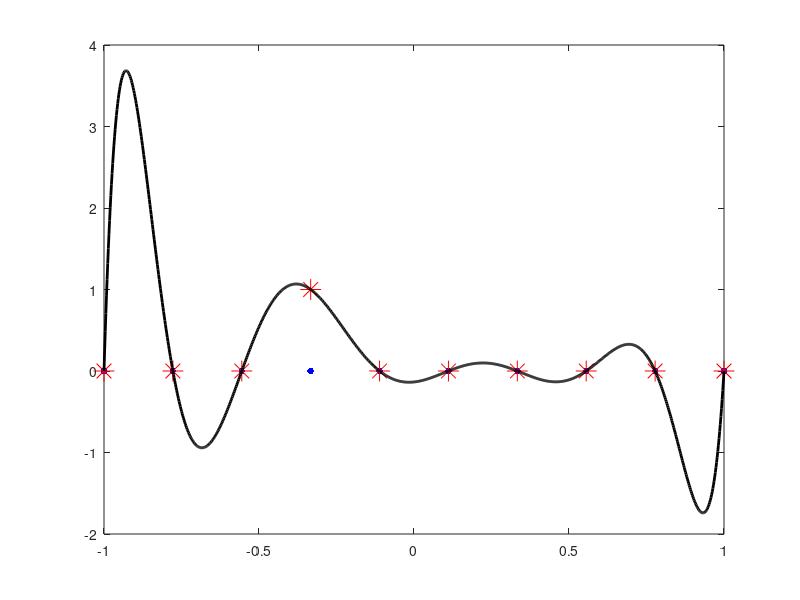

Here is the MATLAB script that generated this plot: (Note: this script raises an error after producing the figure.)
% Lagrange polynomial, a.k.a. Cardinal polynomial or fundamental polynomial

clear, clc, clf

MS = 'markersize';
ms = 15;
LW = 'linewidth';
lw = 2;
FS = 'fontsize';
fs = 18;

x = linspace(-1, 1, 10);
v = [zeros(1, 3) 1 zeros(1, 6)];
f = polyfit(x, v, 9);
xx = linspace(-1, 1, 1000);
vv = polyval(f, xx);
plot(x, zeros(1, 10), 'b.', MS, ms), hold on
plot(x, v, 'r*', MS, ms)
plot(xx, vv, 'k', LW, lw)
legend('interpolation points', 'Zero but at one interpolation point ', ...
    'Lagrange polynomial', 'location', 'ne')
